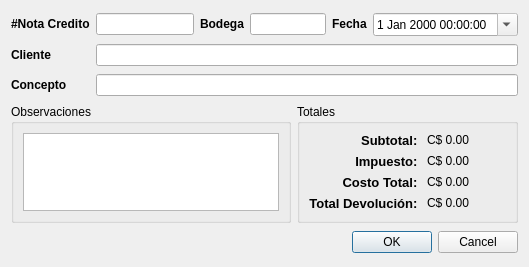
<?xml version="1.0" encoding="UTF-8"?>
<ui version="4.0">
 <class>frmNotaCredito</class>
 <widget class="QDialog" name="frmNotaCredito">
  <property name="geometry">
   <rect>
    <x>0</x>
    <y>0</y>
    <width>529</width>
    <height>267</height>
   </rect>
  </property>
  <property name="windowTitle">
   <string>Nota de Credito</string>
  </property>
  <layout class="QGridLayout" name="gridLayout">
   <item row="0" column="0">
    <widget class="QLabel" name="label_8">
     <property name="text">
      <string>&lt;b&gt;#Nota Credito&lt;/b&gt;</string>
     </property>
    </widget>
   </item>
   <item row="0" column="1">
    <widget class="QLineEdit" name="txtnotacredito"/>
   </item>
   <item row="0" column="2">
    <widget class="QLabel" name="label_7">
     <property name="text">
      <string>&lt;b&gt;Bodega&lt;/b&gt;</string>
     </property>
     <property name="buddy">
      <cstring>txtBodega</cstring>
     </property>
    </widget>
   </item>
   <item row="0" column="3" colspan="2">
    <widget class="QLineEdit" name="txtBodega">
     <property name="readOnly">
      <bool>true</bool>
     </property>
    </widget>
   </item>
   <item row="0" column="5">
    <widget class="QLabel" name="label_5">
     <property name="sizePolicy">
      <sizepolicy hsizetype="Preferred" vsizetype="Fixed">
       <horstretch>0</horstretch>
       <verstretch>0</verstretch>
      </sizepolicy>
     </property>
     <property name="text">
      <string>&lt;b&gt;Fecha&lt;/b&gt;</string>
     </property>
     <property name="buddy">
      <cstring>dtPicker</cstring>
     </property>
    </widget>
   </item>
   <item row="0" column="6">
    <widget class="QDateTimeEdit" name="dtPicker">
     <property name="sizePolicy">
      <sizepolicy hsizetype="Minimum" vsizetype="Fixed">
       <horstretch>0</horstretch>
       <verstretch>0</verstretch>
      </sizepolicy>
     </property>
     <property name="readOnly">
      <bool>true</bool>
     </property>
     <property name="calendarPopup">
      <bool>true</bool>
     </property>
    </widget>
   </item>
   <item row="1" column="0">
    <widget class="QLabel" name="label_3">
     <property name="sizePolicy">
      <sizepolicy hsizetype="Preferred" vsizetype="Fixed">
       <horstretch>0</horstretch>
       <verstretch>0</verstretch>
      </sizepolicy>
     </property>
     <property name="text">
      <string>&lt;b&gt;Cliente&lt;/b&gt;</string>
     </property>
     <property name="buddy">
      <cstring>txtBill</cstring>
     </property>
    </widget>
   </item>
   <item row="1" column="1" colspan="6">
    <widget class="QLineEdit" name="txtCliente">
     <property name="sizePolicy">
      <sizepolicy hsizetype="Preferred" vsizetype="Fixed">
       <horstretch>0</horstretch>
       <verstretch>0</verstretch>
      </sizepolicy>
     </property>
     <property name="readOnly">
      <bool>true</bool>
     </property>
    </widget>
   </item>
   <item row="2" column="0">
    <widget class="QLabel" name="label_6">
     <property name="sizePolicy">
      <sizepolicy hsizetype="Preferred" vsizetype="Fixed">
       <horstretch>0</horstretch>
       <verstretch>0</verstretch>
      </sizepolicy>
     </property>
     <property name="text">
      <string>&lt;!DOCTYPE HTML PUBLIC &quot;-//W3C//DTD HTML 4.0//EN&quot; &quot;http://www.w3.org/TR/REC-html40/strict.dtd&quot;&gt;
&lt;html&gt;&lt;head&gt;&lt;meta name=&quot;qrichtext&quot; content=&quot;1&quot; /&gt;&lt;style type=&quot;text/css&quot;&gt;
p, li { white-space: pre-wrap; }
&lt;/style&gt;&lt;/head&gt;&lt;body style=&quot; font-family:'Sans Serif'; font-size:9pt; font-weight:400; font-style:normal;&quot;&gt;
&lt;p style=&quot; margin-top:0px; margin-bottom:0px; margin-left:0px; margin-right:0px; -qt-block-indent:0; text-indent:0px;&quot;&gt;&lt;span style=&quot; font-weight:600;&quot;&gt;Concepto&lt;/span&gt;&lt;/p&gt;&lt;/body&gt;&lt;/html&gt;</string>
     </property>
     <property name="buddy">
      <cstring>txtBill</cstring>
     </property>
    </widget>
   </item>
   <item row="2" column="1" colspan="6">
    <widget class="QLineEdit" name="txtConcepto">
     <property name="readOnly">
      <bool>true</bool>
     </property>
    </widget>
   </item>
   <item row="3" column="0" colspan="4">
    <widget class="QGroupBox" name="groupBox_2">
     <property name="sizePolicy">
      <sizepolicy hsizetype="Preferred" vsizetype="Maximum">
       <horstretch>0</horstretch>
       <verstretch>1</verstretch>
      </sizepolicy>
     </property>
     <property name="autoFillBackground">
      <bool>false</bool>
     </property>
     <property name="title">
      <string>Observaciones</string>
     </property>
     <layout class="QGridLayout" name="gridLayout_4">
      <item row="0" column="0">
       <widget class="QPlainTextEdit" name="txtObservciones">
        <property name="enabled">
         <bool>true</bool>
        </property>
        <property name="sizePolicy">
         <sizepolicy hsizetype="Minimum" vsizetype="Maximum">
          <horstretch>0</horstretch>
          <verstretch>0</verstretch>
         </sizepolicy>
        </property>
        <property name="readOnly">
         <bool>true</bool>
        </property>
       </widget>
      </item>
     </layout>
    </widget>
   </item>
   <item row="3" column="4" colspan="3">
    <widget class="QGroupBox" name="groupBox">
     <property name="sizePolicy">
      <sizepolicy hsizetype="Preferred" vsizetype="Maximum">
       <horstretch>0</horstretch>
       <verstretch>0</verstretch>
      </sizepolicy>
     </property>
     <property name="title">
      <string>Totales</string>
     </property>
     <layout class="QGridLayout" name="gridLayout_3">
      <item row="0" column="0">
       <widget class="QLabel" name="label_15">
        <property name="sizePolicy">
         <sizepolicy hsizetype="Preferred" vsizetype="Fixed">
          <horstretch>0</horstretch>
          <verstretch>0</verstretch>
         </sizepolicy>
        </property>
        <property name="font">
         <font>
          <pointsize>10</pointsize>
          <weight>75</weight>
          <bold>true</bold>
         </font>
        </property>
        <property name="text">
         <string>Subtotal: </string>
        </property>
        <property name="alignment">
         <set>Qt::AlignRight|Qt::AlignTrailing|Qt::AlignVCenter</set>
        </property>
       </widget>
      </item>
      <item row="1" column="0">
       <widget class="QLabel" name="label_16">
        <property name="sizePolicy">
         <sizepolicy hsizetype="Preferred" vsizetype="Fixed">
          <horstretch>0</horstretch>
          <verstretch>0</verstretch>
         </sizepolicy>
        </property>
        <property name="font">
         <font>
          <pointsize>10</pointsize>
          <weight>75</weight>
          <bold>true</bold>
         </font>
        </property>
        <property name="text">
         <string>Impuesto: </string>
        </property>
        <property name="alignment">
         <set>Qt::AlignRight|Qt::AlignTrailing|Qt::AlignVCenter</set>
        </property>
       </widget>
      </item>
      <item row="1" column="1">
       <widget class="QLabel" name="lbliva">
        <property name="sizePolicy">
         <sizepolicy hsizetype="Preferred" vsizetype="Fixed">
          <horstretch>0</horstretch>
          <verstretch>0</verstretch>
         </sizepolicy>
        </property>
        <property name="text">
         <string>C$ 0.00</string>
        </property>
       </widget>
      </item>
      <item row="2" column="0">
       <widget class="QLabel" name="label_17">
        <property name="sizePolicy">
         <sizepolicy hsizetype="Preferred" vsizetype="Fixed">
          <horstretch>0</horstretch>
          <verstretch>0</verstretch>
         </sizepolicy>
        </property>
        <property name="font">
         <font>
          <pointsize>10</pointsize>
          <weight>75</weight>
          <bold>true</bold>
         </font>
        </property>
        <property name="text">
         <string>Costo Total: </string>
        </property>
        <property name="alignment">
         <set>Qt::AlignRight|Qt::AlignTrailing|Qt::AlignVCenter</set>
        </property>
       </widget>
      </item>
      <item row="2" column="1">
       <widget class="QLabel" name="lblCosto">
        <property name="sizePolicy">
         <sizepolicy hsizetype="Preferred" vsizetype="Fixed">
          <horstretch>0</horstretch>
          <verstretch>0</verstretch>
         </sizepolicy>
        </property>
        <property name="text">
         <string>C$ 0.00</string>
        </property>
       </widget>
      </item>
      <item row="3" column="0">
       <widget class="QLabel" name="label_18">
        <property name="sizePolicy">
         <sizepolicy hsizetype="Preferred" vsizetype="Fixed">
          <horstretch>0</horstretch>
          <verstretch>0</verstretch>
         </sizepolicy>
        </property>
        <property name="font">
         <font>
          <pointsize>10</pointsize>
          <weight>75</weight>
          <bold>true</bold>
         </font>
        </property>
        <property name="text">
         <string>Total Devolución: </string>
        </property>
        <property name="alignment">
         <set>Qt::AlignRight|Qt::AlignTrailing|Qt::AlignVCenter</set>
        </property>
       </widget>
      </item>
      <item row="3" column="1">
       <widget class="QLabel" name="lblDevolucion">
        <property name="sizePolicy">
         <sizepolicy hsizetype="Preferred" vsizetype="Fixed">
          <horstretch>0</horstretch>
          <verstretch>0</verstretch>
         </sizepolicy>
        </property>
        <property name="text">
         <string>C$ 0.00</string>
        </property>
       </widget>
      </item>
      <item row="0" column="1">
       <widget class="QLabel" name="lblsubtotal">
        <property name="sizePolicy">
         <sizepolicy hsizetype="Preferred" vsizetype="Fixed">
          <horstretch>0</horstretch>
          <verstretch>0</verstretch>
         </sizepolicy>
        </property>
        <property name="text">
         <string>C$ 0.00</string>
        </property>
       </widget>
      </item>
     </layout>
    </widget>
   </item>
   <item row="4" column="1" colspan="6">
    <widget class="QDialogButtonBox" name="buttonBox">
     <property name="orientation">
      <enum>Qt::Horizontal</enum>
     </property>
     <property name="standardButtons">
      <set>QDialogButtonBox::Cancel|QDialogButtonBox::Ok</set>
     </property>
    </widget>
   </item>
  </layout>
 </widget>
 <resources/>
 <connections>
  <connection>
   <sender>buttonBox</sender>
   <signal>accepted()</signal>
   <receiver>frmNotaCredito</receiver>
   <slot>accept()</slot>
   <hints>
    <hint type="sourcelabel">
     <x>248</x>
     <y>254</y>
    </hint>
    <hint type="destinationlabel">
     <x>157</x>
     <y>274</y>
    </hint>
   </hints>
  </connection>
  <connection>
   <sender>buttonBox</sender>
   <signal>rejected()</signal>
   <receiver>frmNotaCredito</receiver>
   <slot>reject()</slot>
   <hints>
    <hint type="sourcelabel">
     <x>316</x>
     <y>260</y>
    </hint>
    <hint type="destinationlabel">
     <x>286</x>
     <y>274</y>
    </hint>
   </hints>
  </connection>
 </connections>
</ui>
